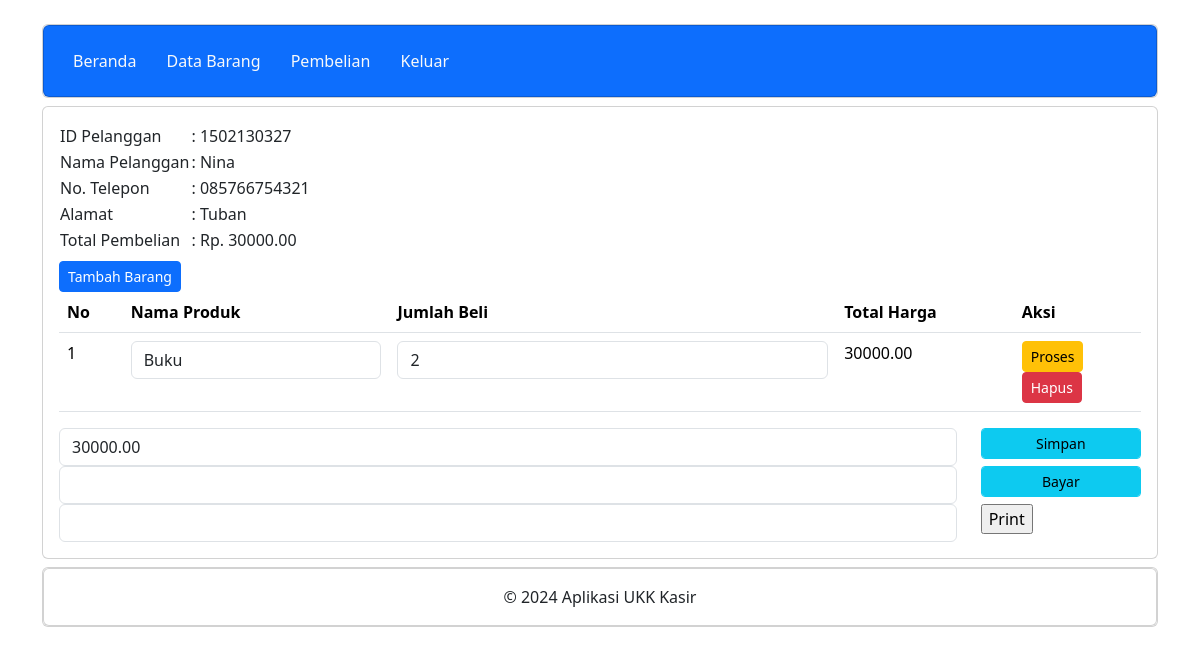
Screenshot of /petugas/detail_pembelian.php?PelangganID=1502130327 (signed in) with the database file from the repository.
### tables this page shows
CREATE TABLE `penjualan` (
  `PenjualanID` int(11) NOT NULL,
  `TanggalPenjualan` date NOT NULL,
  `TotalHarga` decimal(10,2) NOT NULL DEFAULT 0.00,
  `PelangganID` varchar(20) NOT NULL
);

CREATE TABLE `pelanggan` (
  `PelangganID` varchar(20) NOT NULL,
  `NamaPelanggan` varchar(255) NOT NULL,
  `Alamat` text NOT NULL,
  `NomorTelepon` varchar(15) NOT NULL
);

CREATE TABLE `detailpenjualan` (
  `DetailID` int(11) NOT NULL,
  `PenjualanID` int(11) NOT NULL,
  `ProdukID` int(11) NOT NULL,
  `JumlahProduk` int(11) NOT NULL,
  `Subtotal` decimal(10,2) NOT NULL
);

CREATE TABLE `produk` (
  `ProdukID` int(11) NOT NULL,
  `NamaProduk` varchar(255) NOT NULL,
  `Harga` decimal(10,2) NOT NULL,
  `Stok` int(11) NOT NULL
);

### petugas/detail_pembelian.php (the view, shortened to what this page needs)
<?php
include "header.php";
include "navbar.php";
?>
<div class="card mt-2">
	<div class="card-body">
		<?php
		include '../koneksi.php';
		$PelangganID = $_GET['PelangganID'];
		$data = mysqli_query($koneksi,"SELECT * FROM pelanggan INNER JOIN penjualan ON pelanggan.PelangganID=penjualan.PelangganID");
		while($d = mysqli_fetch_array($data)){
			?>
			<?php if ($d['PelangganID'] == $PelangganID) { ?>
				<table>
					<tr>
						<td>ID Pelanggan</td>
						<td>: <?php echo $d['PelangganID']; ?></td>
					</tr>
					<tr>
						<td>Nama Pelanggan</td>
						<td>: <?php echo $d['NamaPelanggan']; ?></td>
					</tr>
					<tr>
						<td>No. Telepon</td>
						<td>: <?php echo $d['NomorTelepon']; ?></td>
					</tr>
					<tr>
						<td>Alamat</td>
						<td>: <?php echo $d['Alamat']; ?></td>
					</tr>
					<tr>
						<td>Total Pembelian</td>
						<td>: Rp. <?php echo $d['TotalHarga']; ?></td>
					</tr>
				</table>
				<form method="post" action="tambah_detail_penjualan.php">
					<button type="submit" class="btn btn-primary btn-sm mt-2">
						Tambah Barang
					</button>
				</form>
				<table class="table">
					<thead>
						<tr>
							<th>No</th>
							<th>Nama Produk</th>
							<th>Jumlah Beli</th>
							<th>Total Harga</th>
							<th>Aksi</th>
						</tr>
					</thead>
					<tbody>
						<?php
						include '../koneksi.php';
						$nos = 1;
						$detailpenjualan = mysqli_query($koneksi,"SELECT * FROM detailpenjualan");
						while($d_detailpenjualan = mysqli_fetch_array($detailpenjualan)){
							?>
							<?php
							if ($d_detailpenjualan['PenjualanID'] == $d['PenjualanID']) { ?>
								<tr>
									<td><?php echo $nos++; ?></td>
									<td>
										<form action="simpan_barang_beli.php" method="post">
											<div class="form-group">
												<select name="ProdukID" class="form-control" onchange="this.form.submit()">
													<?php
													include '../koneksi.php';
													$produk = mysqli_query($koneksi,"SELECT * FROM produk");
													while($d_produk = mysqli_fetch_array($produk)){
														?>
														<option value="<?php echo $d_produk['ProdukID']; ?>" <?php if ($d_produk['ProdukID']==$d_detailpenjualan['ProdukID']) { echo "selected"; } ?>><?php echo $d_produk['NamaProduk']; ?></option>
													<?php } ?>
												</select>
											</div>
										</form>
									</td>
									<td>
										<form method="post" action="hitung_subtotal.php">
											<div class="form-group">
												<input type="number" name="JumlahProduk" value="<?php echo $d_detailpenjualan['JumlahProduk']; ?>" class="form-control">
											</div>
										</td>
										<td><?php echo $d_detailpenjualan['Subtotal']; ?></td>
										<td>
											<button type="submit" class="btn btn-warning btn-sm">Proses</button>
										<form method="post" action="hapus_detail_pembelian.php">
											<button type="submit" class="btn btn-danger btn-sm">Hapus</button>
										</form>
									</td>
								</tr>
							<?php } else {
								?>
								<?php
							}
						}
						?>
					</tbody>
				</table>
				<form method="post" action="simpan_total_harga.php">
					<?php
					include '../koneksi.php';
					$detailpenjualan = mysqli_query($koneksi, "SELECT SUM(Subtotal) AS TotalHarga FROM detailpenjualan WHERE 	PenjualanID='$d[PenjualanID]'");
					$row = mysqli_fetch_assoc($detailpenjualan);
					$sum = $row['TotalHarga'];
					?>
					<div class="row">
						<div class="col-sm-10">
							<div class="form-group">
								<input type="text" class="form-control" name="TotalHarga" value="<?php echo $sum; ?>">
							</div>
						</div>
						<div class="col-sm-2">
							<div class="form-group">
								<button class="btn btn-info btn-sm form-control" type="submit">Simpan</button>
							</div>
						</div>
					</div>
                </form>
			<?php } else { ?>
				<?php
			}
		}
		?>
					<div class="row">
						<div class="col-sm-10">
							<div class="form-group">
								<input type="text" name="bayar" class="form-control">
							</div>
						</div>
						<div class="col-sm-2">
							<div class="form-group">
								<button class="btn btn-info btn-sm form-control" id="bayar">Bayar</button>
							</div>
						</div>
					</div>
					<div class="row">
						<div class="col-sm-10">
							<div class="form-group">
								<input type="text" class="form-control" name="kembalian" onchange="this.setAttribute('value', this.value)">
							</div>
						</div>
						<div class="col-sm-2">
							<div class="form-group">
								<input type = "button" value = "Print" onclick = "window.print()" />
							</div>
							</div>
						</div>
					</div>
	</div>
</div>
<?php
include "footer.php";
?>

### rows the page displays
penjualan: PelangganID "1502130327", PelangganID.NamaPelanggan "Nina", PelangganID.NomorTelepon "085766754321", PelangganID.Alamat "Tuban", TotalHarga "30000.00"
detailpenjualan: ProdukID "Buku", JumlahProduk "2", Subtotal "30000.00"
